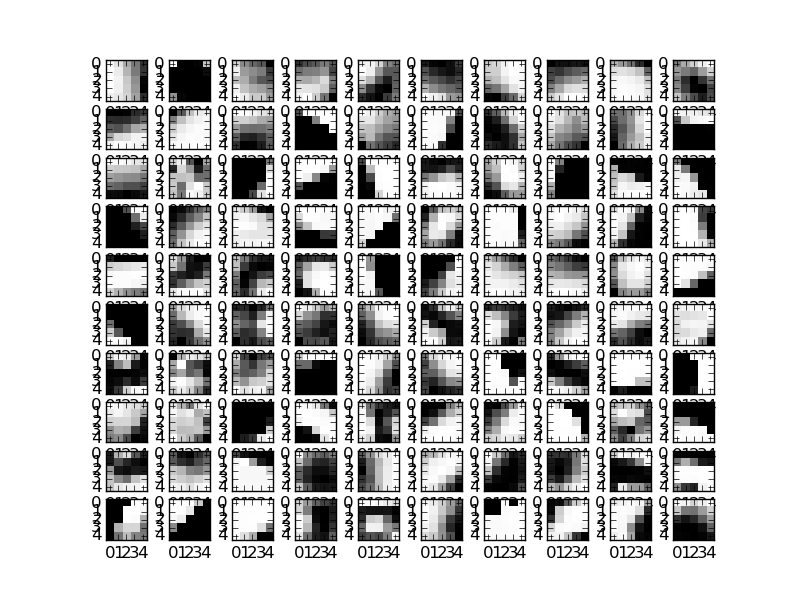

Python code for this plot:
from __future__ import division

import cv2
from sklearn.feature_extraction import image
import matplotlib.pyplot as plt
import matplotlib.cm as cm
import numpy as np
import pandas as pd
from sklearn.cluster import KMeans
from sklearn.neighbors import NearestNeighbors, KNeighborsClassifier
from sklearn.ensemble import RandomForestClassifier, RandomForestRegressor, GradientBoostingRegressor, ExtraTreesRegressor
from collections import Counter
from scipy.spatial import distance
import texton_helpers
import subprocess 
import shlex
import heatmap
import time
import sys
import math
from scipy import stats
#import emd
from math import log, sqrt
from scipy import spatial
import glob
import os

base_dir = "/home/pold/Documents/draug/"

genimgs_path = base_dir + "genimgs/"
coordinates = pd.read_csv(base_dir + "targets.csv")
num_draug_pics = 5000

# TODO:

# - HEATMAP Display query image in a better way (don't use GIMP
# but cut it out on the fly)
# 
# Look at different distance measurements (Guido doesn't expect too
# good results here)

# Don't cut out only straight but also use rotations, and circles, etc.

# Idea: For an input image, calculate the histogram of clusters, i.e.
# how often does each texton from the dictionary (i.e. the example
# textons or texton cluster centers) occur.

# Afterwards, we do the same for a part of the 'map' and use that for
# a fast pre-localization algorithm

# To do this, we compare the query image with different views of the
# original image (for example with a sliding window)

# Ideally, it can also determine if we are currently between two
# clusters

def xlog(xi, yi):
    if xi == 0 or yi == 0:
        return 0
    else:
        return xi*log(float(xi)/float(yi),2)

def KLD(x,y):
    """ Kullback Leibler divergence """
    return sum([xlog(xi, yi) for xi, yi in zip(x, y)])

def JSD(p, q):
    """ Jensen Shannon divergence """
    p = np.array(p)
    q = np.array(q)
    return sqrt(0.5* KLD(p, 0.5*(p + q)) + 0.5 * KLD(q, 0.5*(p + q)))

def Jeffrey(p, q):
    """ Jeffreys divergence """
    j = 0
    for a, b in zip(p, q):
        if a == 0 or b == 0:
            pass
        else:
            j += (a-b)*(log(a)-log(b))
    return j



def extract_textons(img, max_textons=None, texton_size=5):

    """
    This function extract textons from an image. If max_textons is set
    to None, all textons are extracted, otherwise random sampling is
    used.
    """

    patches = image.extract_patches_2d(img, 
                                       (texton_size, texton_size),
                                       max_textons)

    # Flatten 2D array
    patches = patches.reshape(-1, texton_size ** 2)

    return patches


def extract_textons_from_path(path, max_textons=100, texton_size=5):

    """
    This function extract textons from an image. If max_textons is set
    to None, all textons are extracted, otherwise random sampling is
    used.
    """

#    genimgs = glob.glob(genimgs_path + '*.png')

    all_patches = []

    for pic_num in range(num_draug_pics):

        genimg_file = genimgs_path + str(pic_num) + ".png"
        
        genimg = cv2.imread(genimg_file, 0)

        print(genimg_file)

        patches = image.extract_patches_2d(genimg, 
                                           (texton_size, texton_size),
                                           max_textons)

        # Flatten 2D array
        patches = patches.reshape(-1, texton_size ** 2)

        all_patches.extend(patches)

    return all_patches



def extract_textons_color(img, max_textons=None, texton_size=5):

    """
    This function extract textons from an image. If max_textons is set
    to None, all textons are extracted, otherwise random sampling is
    used.
    """

    patches = image.extract_patches_2d(img, 
                                       (texton_size, texton_size),
                                       max_textons)

    blues_p = patches[:, :, :, 0]
    greens_p = patches[:, :, :, 1]
    reds_p = patches[:, :, :, 2]

    blues_p_flat = blues_p.reshape(-1, texton_size ** 2)
    greens_p_flat = greens_p.reshape(-1, texton_size ** 2)
    reds_p_flat = reds_p.reshape(-1, texton_size ** 2)
    
    all_p_flat = np.array((reds_p_flat, greens_p_flat, blues_p_flat))
    
    return all_p_flat

    
def train_and_cluster_textons(textons, n_clusters=25):

    """
    Returns a classifier, learned from the orignal image, and the
    predictions for the classes of the input textons and the texton
    centers.

    """

    # TODO: Look at different parameters of n_init
    k_means = KMeans(n_clusters=n_clusters, n_init=10)

    # Predicted classes for the input textons
    predictions = k_means.fit_predict(np.float32(textons))

    # Texton class centers
    centers = k_means.cluster_centers_     

    return k_means, predictions, centers


def cluster_textons(textons, classifier):
    
    "This function clusters textons by means of a given classifier"

    classes = classifier.predict(np.float32(textons))
    return classes


def match_histograms(query_histogram, location_histogram, weights=None):

    """
    Match query histogram with location histogram and return the
    distance. To do this, it needs a distance measurement.
    """
    
    # TODO: I could use the distance function as a parameter


    #dist = np.linalg.norm(query_histogram - location_histogram)
    #dist = spatial.distance.cosine(query_histogram, location_histogram)

    dist = cv2.compareHist(np.float32(query_histogram), np.float32(location_histogram), 4)
    #dist = JSD(np.float32(query_histogram), np.float32(location_histogram))
    #_, dist = stats.ks_2samp(query_histogram, location_histogram)
    #dist = -dist
 #   dist = cv2.EMD(np.float32(query_histogram), np.float32(location_histogram), 3)
    #dist=  stats.entropy(np.float32(query_histogram), np.float32(location_histogram))

    #f = np.float64([1] * len(query_histogram))
    #s = np.float64([1] * len(query_histogram))
    
    #dist = emd.emd(np.float64(query_histogram), np.float64(location_histogram), f, s)
    
    return dist
    

def display_textons(textons, input_is_1D=False):

    """
    This function displays the input textons 
    """

    if input_is_1D:
        
        l = len(textons[0])
        s = np.sqrt(l)
        w = int(s) 

        textons = textons.reshape(-1, w, w)

    plt.figure(1) # Create figure

    for i, texton in enumerate(textons):

        plt.subplot(np.ceil(s), np.ceil(s), i + 1) 
        plt.imshow(texton, 
                   cmap = cm.Greys_r, 
                   interpolation="nearest")
    
    plt.show()


def display_histogram(histogram):

    plt.bar(np.arange(len(histogram)), histogram)
    plt.show()


def img_to_texton_histogram(img, classifier, max_textons, n_clusters, weights=None):

    # Extract all textons of the query image
    textons = extract_textons(img, max_textons)

    # Get classes of textons of the query image
    clusters = cluster_textons(textons, classifier)

    # Get the frequency of each texton class of the query image
    histogram = np.bincount(clusters,
                            minlength=n_clusters) # minlength guarantees that missing clusters are set to 0 

    if weights is not None:
        histogram = histogram * weights

    return histogram


def img_to_texton_histogram_color(img,
                                  (classifier_r,
                                  classifier_g,
                                  classifier_b),
                                  max_textons,
                                  n_clusters,
                                  weights=[1, 1, 1]):

    # Extract all textons of the query image
    textons_r, textons_g, textons_b  = extract_textons_color(img, max_textons)

    # Get classes of textons of the query image
    clusters_r = cluster_textons(textons_r, classifier_r)
    clusters_g = cluster_textons(textons_g, classifier_g)
    clusters_b = cluster_textons(textons_b, classifier_b)

    # Get the frequency of each texton class of the query image
    histogram_r = np.bincount(clusters_r,
                            minlength=n_clusters) # minlength guarantees that missing clusters are set to 0 

    histogram_g = np.bincount(clusters_g,
                            minlength=n_clusters) # minlength guarantees that missing clusters are set to 0 

    histogram_b = np.bincount(clusters_b,
                            minlength=n_clusters) # minlength guarantees that missing clusters are set to 0 
    
                            
    if weights is not None:
        histogram_r = histogram_r * weights[0]
        histogram_g = histogram_g * weights[1]
        histogram_b = histogram_b * weights[2]

    return np.concatenate((histogram_r, histogram_g, histogram_b))


def get_training_histograms(classifier, training_image, num_patches_h, num_patches_w, n_clusters=20, max_textons=20):

    """
    Split the input image into patches and calculate the histogram for each patch
    """

    print training_image
    print training_image.shape

    h = training_image.shape[0]
    w = training_image.shape[1]

    # window_offset = (h / 2, w / 2)
    window_offset = None
    
    patches = texton_helpers.sliding_window(training_image, (h / num_patches_h, w / num_patches_w), window_offset, True)

    histograms = []

    # TODO: Could be done faster with map (or other higher-order functions)?!
    for patch in patches:
        
        # Extract textons for each patch
        patch_histogram = img_to_texton_histogram(patch, 
                                                  classifier, 
                                                  max_textons, 
                                                  n_clusters)
        histograms.append(patch_histogram)
        
    #weights = 1 / np.sum(histograms, axis=0) # 1 divided by term frequency


    # print 'weights', weights
    
    weights = 1  # without weights

    return np.array(histograms), patches, weights


def train_classifier(location_image,
                     max_textons=None,
                     num_patches_h=2,
                     num_patches_w=3,
                     n_clusters=20):

    training_textons = extract_textons(location_image, max_textons)
    # Apply k-Means on the training image
    classifier, training_clusters, centers = train_and_cluster_textons(textons=training_textons, 
                                                                       n_clusters=n_clusters)

    histograms = []

    y_top_left = []
    y_bottom_right = []

    rf_top_left = RandomForestRegressor(500)
    rf_bottom_right = RandomForestRegressor(500)


    weights = 1
        
    for i in range(3000):
    
        # Create random patch with assumed position
        query_image, top_left, bottom_right = create_random_patch(location_image)
        
        y_top_left.append(top_left)
        y_bottom_right.append(bottom_right)
        
        query_histogram = img_to_texton_histogram(query_image, classifier, max_textons, n_clusters, weights)
        
        histograms.append(query_histogram)
        
    rf_bottom_right.fit(histograms, y_bottom_right)
            
    rf_top_left.fit(histograms, y_top_left)


    return rf_top_left, rf_bottom_right, histograms, y_top_left, y_bottom_right, classifier, weights



def train_classifier_draug(path,
                           max_textons=None,
                           n_clusters=20):

    # Extract patches of the training image
    training_textons = extract_textons_from_path(path, max_textons)        

    # Apply k-Means on the training image
    classifier, training_clusters, centers = train_and_cluster_textons(textons=training_textons, 
                                                                       n_clusters=n_clusters)
    histograms = []

    y_top_left = []
    y_bottom_right = []

    rf_top_left = RandomForestRegressor(500)
    rf_bottom_right = RandomForestRegressor(500)

    weights = 1

#    genimgs = glob.glob(genimgs_path + "*.png")

    for i in range(num_draug_pics):

        genimg = genimgs_path + str(i) + ".png"
        
        query_image = cv2.imread(genimg, 0)

        top_left_x = coordinates.ix[i, "x"]
        top_left_y = coordinates.ix[i, "y"]
        y_top_left.append((top_left_x, top_left_y))

        query_histogram = img_to_texton_histogram(query_image, classifier, max_textons, n_clusters, weights)
            
        histograms.append(query_histogram)


    rf_top_left.fit(histograms, y_top_left)

    return rf_top_left, histograms, y_top_left, classifier, weights



def train_classifier_color(location_image,
                           max_textons=None,
                           num_patches_h=2,
                           num_patches_w=3,
                           n_clusters=20):
    

    # Extract patches of the training image
    training_textons_r, training_textons_g, training_textons_b = extract_textons_color(location_image, max_textons)


    # Apply k-Means on the training image
    classifier_r, training_clusters_r, centers_r = train_and_cluster_textons(textons=training_textons_r, 
                                                                       n_clusters=n_clusters)

    classifier_g, training_clusters_g, centers_g = train_and_cluster_textons(textons=training_textons_g, 
                                                                       n_clusters=n_clusters)

    classifier_b, training_clusters_b, centers_b = train_and_cluster_textons(textons=training_textons_b, 
                                                                       n_clusters=n_clusters)


    histograms = []
    weights = [1, 1, 1]
    classifiers = [classifier_r, classifier_g, classifier_b]

    y_top_left = []
    y_bottom_right = []

    rf_top_left = RandomForestRegressor(500)
    rf_bottom_right = RandomForestRegressor(500)

    #rf_top_left = ExtraTreesRegressor()
    #rf_bottom_right = ExtraTreesRegressor()

    plt.imshow(location_image)

        
    for i in range(10000):

        # Create random patch with assumed position
        query_image, top_left, bottom_right = create_random_patch_color(location_image)

        y_top_left.append(top_left)
        y_bottom_right.append(bottom_right)
        
        query_histogram = img_to_texton_histogram_color(query_image,
                    classifiers,
                    max_textons,
                    n_clusters,
                    weights)

        histograms.append(query_histogram)

    rf_top_left.fit(histograms, y_top_left)
    rf_bottom_right.fit(histograms, y_bottom_right)

    return rf_top_left, rf_bottom_right, histograms, y_top_left, y_bottom_right, classifiers, weights

    

def sliding_window_match(query_image,
                         location_image,
                         max_textons=None,
                         num_patches_h=2,
                         num_patches_w=3,
                         n_clusters=20,
                         SHOW_GRAPHS=True):
    
    """
    This function is the core function of this approach. It matches
    the query image with the location image at different patches. TO
    do this, it calculates the histogram of both images.
    """

    # I assume that I extract all textons from the training image and
    # get the histogram for the different patches off-line. This
    # should increase the speed of the algorithm.
    
    # Extract patches of the training image
    training_textons = extract_textons(location_image, max_textons)

    # Apply K-Means on the training image
    classifier, training_clusters, centers = train_and_cluster_textons(textons=training_textons, 
                                                                       n_clusters=n_clusters)

    # Display dictionary of textons
    if SHOW_GRAPHS:
        display_textons(np.int32(centers), input_is_1D=True)

    # Get histogram of the textons of patches of the training image
    
    training_histograms, patches, weights = get_training_histograms(classifier,
                                                                    training_image,
                                                                    num_patches_h,
                                                                    num_patches_w,
                                                                    n_clusters,
                                                                    max_textons)

    query_histogram = img_to_texton_histogram(query_image, classifier, max_textons, n_clusters, weights)
    
    if SHOW_GRAPHS:
        display_histogram(query_histogram)
        
        for patch in patches:

            plt.imshow(patch, 
                   cmap = cm.Greys_r)
            plt.show()

    
    # Perform classification by comparing the histogram of the
    # training and the query image (e.g. with nearest neighbors)
   
    # The output of the classification should be the position of the
    # query image in the localization image.
    
    # TODO: match_histogram should be a helper function for a function
    # that generates sliding windows and matches against them

    distances = []

    for training_histogram in training_histograms:
        #dist = match_histograms(query_histogram, weights * training_histogram)
        dist = match_histograms(query_histogram, training_histogram, weights)
        distances.append(dist)
        

    return distances, patches

def display_query_and_location(query_image, location_image):

    fig = plt.figure()

    fig_1 = fig.add_subplot(2,1,1)
    fig_1.imshow(query_image, 'Greys')

    fig_2 = fig.add_subplot(2,1,2)
    fig_2.imshow(patches[patch_pos], 'Greys')

    plt.show()


    
def color_map(location_img_c, num_patches_h, num_patches_w,
              matches, filename='heatmap.png',
              correct_answer=None,
              top_left=None, bottom_right=None):

    h, w, c = location_img_c.shape

    centers = [(0, 0)] * (num_patches_w * num_patches_h)

    step_size_w = (w / num_patches_w)
    step_size_h = (h / num_patches_h)

    step_center_w0 = step_size_w / 2
    step_center_w = step_center_w0
    step_center_h = step_size_h / 2


    i = 0
    for ph in xrange(num_patches_h):
        for pw in xrange(num_patches_w):

            centers[i] = (int(step_center_w), int(step_center_h))            
            step_center_w += step_size_w
            i += 1
        
        step_center_w = step_center_w0
        step_center_h += step_size_h
        
    
    heatmap.heatmap(location_img_c, centers, matches, filename, 'Shepards')


    h_map = plt.imread(filename, 1)

    alpha = 0.9
    beta = 1.0 - alpha

    overlayed = cv2.addWeighted(h_map, alpha,
                                location_img_c, beta,
                                1.0)

    if correct_answer is not None:
        c_x, c_y = centers[correct_answer]

        overlayed = cv2.circle(overlayed, 
                               (c_x, c_y), 
                               40, 
                               (128, 128, 128),
                               -1)


    if top_left is not None:

        overlayed = cv2.rectangle(overlayed,
                                  top_left,
                                  bottom_right,
                                  (255, 0, 0),
                                  10)
                                  

    fig = plt.figure()
    fig.add_subplot(111)
    
    plt.imshow(overlayed)

    plt.show()
        
    return centers
        

def create_random_patch(img,
                        min_window_width=100,
                        min_window_height=100,
                        max_window_width=300,
                        max_window_height=300):

    """

    Extracts a random path from a given image and returns the image and
    the coordinates in the original image.

    """

    h = img.shape[0]
    w = img.shape[1]

    # print "imageshape", img.shape

    pos_y = np.random.randint(0, h - min_window_height)
    pos_x = np.random.randint(0, w - min_window_width)


    # print "pos_y, pos_x", pos_y,pos_x
    
    
    height = np.random.randint(min_window_height, min(h - pos_y, max_window_height))
    width = np.random.randint(min_window_width, min(w - pos_x, max_window_width))

    # print 'height,widht', height, width

    top_left = (pos_x, pos_y)
    bottom_right = (pos_x + width, pos_y + height)
    
    patch = img[pos_y : pos_y + height, pos_x : pos_x + width]
    
    return patch, top_left, bottom_right


def create_random_patch_color(img,
                            min_window_width=100,
                            min_window_height=100,
                            max_window_width=300,
                            max_window_height=300):

    """

    Extracts a random path from a given image and returns the image and
    the coordinates in the original image.

    """

    h = img.shape[0]
    w = img.shape[1]

    # print "imageshape", img.shape

    pos_y = np.random.randint(0, h - min_window_height)
    pos_x = np.random.randint(0, w - min_window_width)


    # print "pos_y, pos_x", pos_y,pos_x
    
    
    height = np.random.randint(min_window_height, min(h - pos_y, max_window_height))
    width = np.random.randint(min_window_width, min(w - pos_x, max_window_width))

    # print 'height,widht', height, width

    top_left = (pos_x, pos_y)
    bottom_right = (pos_x + width, pos_y + height)
    
    patch = img[pos_y : pos_y + height, pos_x : pos_x + width, :]
    
    return patch, top_left, bottom_right
    

def main():
    READ_FROM_DISK = False
    CREATE_ON_THE_FLY = True

    num_patches_h = 6
    num_patches_w = 6

    SHOW_GRAPHS = True

    # Path of the map (training image)
    #training_image_path = "maze17.jpg"
    #training_image_path = "guy.jpg"
    #training_image_path =  "/home/pold87/Desktop/Bilder/P1080334.JPG"

    # Path of the query image (part of the map)
    #query_image_path = "guynotidealmatch.png"
    #query_image_path = "guybottomright.png"
    #query_image_path = "maze17topleft.png"
    #query_image_path = "entirerightnotperfect.jpg"
    #query_image_path = "righttopnotperfect.jpg"
    #query_image_path = "topmiddlenotperfect.jpg"
    
    image_patches = [#("maze17.jpg", "maze17topleft.png", 0),
                     #("maze17.jpg", "entirerightnotperfect.jpg", 2),
        #("maze17.jpg", "righttopnotperfect.jpg", 2),
        #("maze17.jpg", "righttopnotperfect.jpg", 2),
        #("maze17.jpg", "righttopnotperfect.jpg", 2),
        ("img/background.jpg", "topmiddlenotperfect.jpg", 1),
        ("img/background.jpg", "topmiddlenotperfect.jpg", 1),
        ("img/guy.jpg", "guynotidealmatch.png", 0),
        ("img/guy.jpg", "guybottomright.png", 5)]
        

    for i, (training_image_path, query_image_path, correct_answer) in enumerate(image_patches):

        training_image = cv2.imread(training_image_path, 0)
        training_img_c = cv2.imread(training_image_path, 1)

        #query_image_path = "tlpic.jpg"

        if READ_FROM_DISK:
            query_image = cv2.imread(query_image_path, 0)

        elif CREATE_ON_THE_FLY:
            query_image, top_left, bottom_right = create_random_patch(training_image)

        # Max textons that are extracted from the input image
        max_textons = 1000
        #max_textons = None

        # Number of clusters (i.e. texton cluster centers)
        n_clusters = 50

        distances, patches = sliding_window_match(query_image=query_image,
                                                  location_image=training_image,
                                                  max_textons=max_textons,
                                                  num_patches_h=num_patches_h,
                                                  num_patches_w=num_patches_w,
                                                  n_clusters=n_clusters,
                                                  SHOW_GRAPHS=False)

        patch_pos = np.argmin(distances)
        patch_all_pos = np.argsort(distances)

        print "Query image is: ", query_image_path 
        print "Correct Answer is:", correct_answer
        print "Best match", patch_pos
        print "All matches (best matches first)", patch_all_pos
        print ""

        #display_query_and_location(query_image, training_image)

        if READ_FROM_DISK:
            color_map(training_img_c, num_patches_h, num_patches_w, patch_all_pos, str(i) + '.png', correct_answer=correct_answer)


        if CREATE_ON_THE_FLY:

            print "Top left", top_left
            print "Bottom right", bottom_right

            #cv2.imshow('frame', query_image)
            #cv2.waitKey(0)
            
            color_map(training_img_c, num_patches_h, num_patches_w, patch_all_pos, str(i) + '.png', top_left=top_left, bottom_right=bottom_right)


def main2():
    
    READ_FROM_DISK = False
    CREATE_ON_THE_FLY = True

    num_patches_h = 6
    num_patches_w = 6

    SHOW_GRAPHS = True

    training_image_path = 'img/webcam-take.jpg'

    max_textons = 500
    n_clusters = 40
    
    training_image = cv2.imread(training_image_path, 0)

    rf_top_left, rf_bottom_right, histograms, y_top_left, y_bottom_right, classifier, weights = train_classifier(training_image,
                     max_textons=max_textons,
                     num_patches_h=2,
                     num_patches_w=3,
                     n_clusters=n_clusters)


    test_on_trainset = True
    
    if test_on_trainset:
        for patch in range(num_draug_pics):

            pred_top_left = rf_top_left.predict([histograms[patch]])
            pred_bottom_right = rf_bottom_right.predict([histograms[patch]])
            print "pred is", pred_top_left, pred_bottom_right
            print "real values", y_top_left[patch], y_bottom_right[patch]




            overlayed = cv2.imread(training_image_path, 1)


            overlayed = cv2.rectangle(overlayed,
                                      (y_top_left[patch][0], y_top_left[patch][1]),
                                      (y_bottom_right[patch][0], y_bottom_right[patch][1]),
                                      (255, 0, 0),
                                      10)


            overlayed = cv2.rectangle(overlayed,
                                      (int(pred_top_left[0][0]), int(pred_top_left[0][1])),
                                      (int(pred_bottom_right[0][0]), int(pred_bottom_right[0][1])),
                                      (0, 255, 0),
                                      10)


            plt.imshow(overlayed)
            plt.show()

    else:

        for patch in range(20000):
            # Create random patch with assumed position
            query_image, top_left, bottom_right = create_random_patch(training_image)

            query_histogram = img_to_texton_histogram(query_image, classifier, max_textons, n_clusters, weights)


            pred_top_left = rf_top_left.predict([query_histogram])
            pred_bottom_right = rf_bottom_right.predict([query_histogram])
            print "pred is", pred_top_left, pred_bottom_right
            print "real values", top_left, bottom_right

            overlayed = cv2.imread(training_image_path, 1)


            overlayed = cv2.rectangle(overlayed,
                                      top_left,
                                      bottom_right,
                                      (255, 0, 0),
                                      10)


            overlayed = cv2.rectangle(overlayed,
                                      (int(pred_top_left[0][0]), int(pred_top_left[0][1])),
                                      (int(pred_bottom_right[0][0]), int(pred_bottom_right[0][1])),
                                      (0, 255, 0),
                                      10)


            plt.imshow(overlayed)
            plt.show()


            
def main_video():

    training_image_path = 'webcam-take.jpg'

    max_textons = 1000
    n_clusters = 50
    
    training_image = cv2.imread(training_image_path, 0) # gray scale
    training_image = cv2.imread(training_image_path, 1) # color

    rf_top_left, rf_bottom_right, histograms, y_top_left, y_bottom_right, classifier, weights = train_classifier(training_image,
                     max_textons=max_textons,
                     num_patches_h=2,
                     num_patches_w=3,
                     n_clusters=n_clusters)


    test_on_trainset = False

    video = cv2.VideoCapture(0)
    
    while video.isOpened():

        ret, query_image = video.read()

        query_img = cv2.cvtColor(query_image, cv2.COLOR_BGR2GRAY)
        
        query_histogram = img_to_texton_histogram(query_image, classifier, max_textons, n_clusters, weights)

        
        pred_top_left = rf_top_left.predict([query_histogram])
        pred_bottom_right = rf_bottom_right.predict([query_histogram])
        print "pred is", pred_top_left, pred_bottom_right

        overlayed = cv2.imread(training_image_path, 1)

        overlayed = cv2.rectangle(overlayed,
                                  (int(pred_top_left[0][0]), int(pred_top_left[0][1])),
                                  (int(pred_bottom_right[0][0]), int(pred_bottom_right[0][1])),
                                  (0, 255, 0),
                                  10)

        # Display the resulting frame
        cv2.imshow('query_image', query_image)
        cv2.imshow('frame', overlayed)
        if cv2.waitKey(1) & 0xFF == ord('q'):
            break



    
            
def main_video_color():

    training_image_path = 'webcam-take.jpg'

    max_textons = 1000
    n_clusters = 50
    
    training_image = cv2.imread(training_image_path, 1) # color

    rf_top_left, rf_bottom_right, histograms, y_top_left, y_bottom_right, classifiers, weights = train_classifier_color(training_image,
                     max_textons=max_textons,
                     num_patches_h=2,
                     num_patches_w=3,
                     n_clusters=n_clusters)


    test_on_trainset = False

    video = cv2.VideoCapture(0)
    
    while video.isOpened():

        ret, query_image = video.read()

        query_histogram = img_to_texton_histogram_color(query_image, classifiers, max_textons, n_clusters, weights)


        print query_histogram
        print len(query_histogram)
        
        pred_top_left = rf_top_left.predict([query_histogram])
        pred_bottom_right = rf_bottom_right.predict([query_histogram])
        print "pred is", pred_top_left, pred_bottom_right

        overlayed = cv2.imread(training_image_path, 1)

        overlayed = cv2.rectangle(overlayed,
                                  (int(pred_top_left[0][0]), int(pred_top_left[0][1])),
                                  (int(pred_bottom_right[0][0]), int(pred_bottom_right[0][1])),
                                  (0, 255, 0),
                                  10)

        # Display the resulting frame
        cv2.imshow('query_image', query_image)
        cv2.imshow('frame', overlayed)
        if cv2.waitKey(1) & 0xFF == ord('q'):
            break


def main_draug():
    
    SHOW_GRAPHS = True

    max_textons = 500
    n_clusters = 40
    
    path = genimgs_path

    rf_top_left,  histograms, y_top_left, classifier, weights = train_classifier_draug(
        path=path,
        max_textons=max_textons,
        n_clusters=n_clusters)


    test_on_trainset = True
    
    if test_on_trainset:

        errors_x = []
        errors_y = []
        
        for i in range(num_draug_pics):

            query_file = genimgs_path + str(i) + ".png"
            query_image = cv2.imread(query_file, 0)

            # previously: histograms[patch]
            histogram = img_to_texton_histogram(query_image, classifier, max_textons, n_clusters, weights)

            top_left_x = coordinates.ix[i, "x"]
            top_left_y = coordinates.ix[i, "y"]
            
            pred_top_left = rf_top_left.predict([histogram])
            print "pred is", pred_top_left
            print "real values", (top_left_x, top_left_y)

            diff_x = abs(pred_top_left[0][0] - top_left_x)
            diff_y = abs(pred_top_left[0][1] - top_left_y)
            
            print "diff x", diff_x
            print "diff y", diff_y

            errors_x.append(diff_x)
            errors_y.append(diff_y)

        print("Mean error x", np.mean(errors_x))
        print("Std error x", np.std(errors_x))
        print("Mean error y", np.mean(errors_y))
        print("Std error y", np.std(errors_y))

        
if __name__ == "__main__":

        main_draug()
